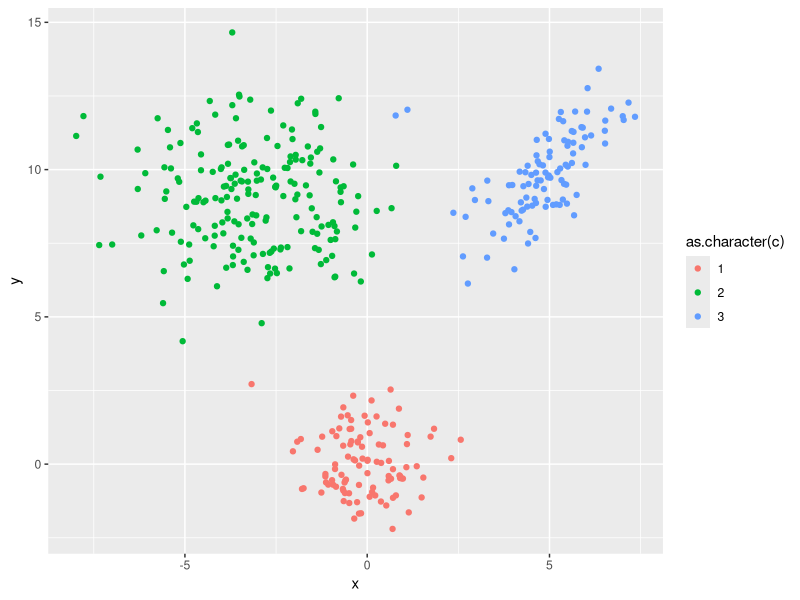

The R script that drew this image:
distmat_f <- function(x,y){
  if(!is.matrix(x)){
    x <- t(as.matrix(x))
  }
  if(!is.matrix(y)){
    y <- t(as.matrix(y))
  }
  n <- nrow(x)
  m <- nrow(y)
  xmat <- apply(x, 1, crossprod)
  ymat <- apply(y,1,crossprod)
  mat1 <- matrix(xmat, nrow=n, ncol=m)
  mat2 <- matrix(ymat,nrow =n,ncol = m,byrow = T )
  mat3 <- tcrossprod(x,y)
  mat4 <- mat1 + mat2 - 2*mat3
  mat5 <- sqrt(mat4)
  return(mat5)
}

k_means <- function(x,k,c){
  n=nrow(x)
  m=ncol(x)
  ce=as.matrix(aggregate(x,list(c),mean)[,-1])
  ic=matrix(nrow=k,ncol=ncol(x))
  while(identical(ic,ce)==F){
    ic= ce
    dm=distmat_f(x,ce)
    c=apply(dm,1,which.min)
    ce=as.matrix(aggregate(x,list(c),mean)[,-1])
  }
  return(c)
}

kmeans_star=function(x,k,steps=20){
  n=nrow(x)
  m=ncol(x)
  x_new=matrix(nrow=k,ncol=m)
  if(m>2){
    x_new[,-m]=colMeans(x[,-m])
  }else if(m!=1){
    x_new[,-m]=mean(x[,-m])
  }
  trim=quantile(x[,m],c(.05,.95))
  x_new[,m]=seq(trim[1],trim[2],length=k)
  c=sample(1:k,n,replace = T)
  x_transform=matrix(nrow=n,ncol=m)
  for(i in 1:steps){
    for(j in 1:n){
      x_transform[j,]=x_new[c[j],]+i*(x[j,]-x_new[c[j],])/steps
    }
    c=k_means(x_transform,k,c)
  }
  c
}

library(tidyverse)
library(MASS)

##1
gau1=mvrnorm(100,Sigma = matrix(c(1,0,0,1),2,2),mu = c(0,0))
gau2=mvrnorm(100,Sigma = matrix(c(1,1,2,2),2,2),mu = c(5,10))
gau3=mvrnorm(200,Sigma = matrix(c(3,0,0,3),2,2),mu = c(-3,9))
gau=rbind(gau1,gau2,gau3)
colnames(gau)= c('x','y')
gau_tb=as.tibble(gau)
c=kmeans_star(gau,3,20)
ggplot(gau_tb,aes(x,y))+geom_point(aes(color=as.character(c)))
